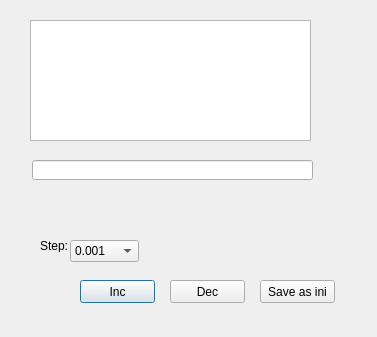
<?xml version="1.0" encoding="UTF-8"?>
<ui version="4.0">
 <class>FixParameterDialog</class>
 <widget class="QDialog" name="FixParameterDialog">
  <property name="geometry">
   <rect>
    <x>0</x>
    <y>0</y>
    <width>377</width>
    <height>337</height>
   </rect>
  </property>
  <property name="windowTitle">
   <string>Dialog</string>
  </property>
  <widget class="QPushButton" name="pushButtonInc">
   <property name="geometry">
    <rect>
     <x>80</x>
     <y>280</y>
     <width>75</width>
     <height>23</height>
    </rect>
   </property>
   <property name="text">
    <string>Inc</string>
   </property>
   <property name="shortcut">
    <string>Up</string>
   </property>
  </widget>
  <widget class="QPushButton" name="pushButtonDec">
   <property name="geometry">
    <rect>
     <x>170</x>
     <y>280</y>
     <width>75</width>
     <height>23</height>
    </rect>
   </property>
   <property name="text">
    <string>Dec</string>
   </property>
   <property name="shortcut">
    <string>Down</string>
   </property>
  </widget>
  <widget class="QLabel" name="label">
   <property name="geometry">
    <rect>
     <x>40</x>
     <y>240</y>
     <width>54</width>
     <height>12</height>
    </rect>
   </property>
   <property name="text">
    <string>Step:</string>
   </property>
  </widget>
  <widget class="QComboBox" name="comboBoxStep">
   <property name="geometry">
    <rect>
     <x>70</x>
     <y>240</y>
     <width>69</width>
     <height>22</height>
    </rect>
   </property>
   <item>
    <property name="text">
     <string>0.001</string>
    </property>
   </item>
   <item>
    <property name="text">
     <string>0.01</string>
    </property>
   </item>
   <item>
    <property name="text">
     <string>0.1</string>
    </property>
   </item>
  </widget>
  <widget class="QTableView" name="tableViewParameterInfo">
   <property name="geometry">
    <rect>
     <x>30</x>
     <y>20</y>
     <width>281</width>
     <height>121</height>
    </rect>
   </property>
   <property name="verticalScrollBarPolicy">
    <enum>Qt::ScrollBarAlwaysOff</enum>
   </property>
   <property name="horizontalScrollBarPolicy">
    <enum>Qt::ScrollBarAlwaysOff</enum>
   </property>
   <property name="sizeAdjustPolicy">
    <enum>QAbstractScrollArea::AdjustIgnored</enum>
   </property>
   <property name="editTriggers">
    <set>QAbstractItemView::NoEditTriggers</set>
   </property>
   <property name="selectionMode">
    <enum>QAbstractItemView::NoSelection</enum>
   </property>
   <property name="showGrid">
    <bool>true</bool>
   </property>
   <property name="gridStyle">
    <enum>Qt::NoPen</enum>
   </property>
   <property name="wordWrap">
    <bool>false</bool>
   </property>
   <attribute name="horizontalHeaderHighlightSections">
    <bool>false</bool>
   </attribute>
   <attribute name="horizontalHeaderStretchLastSection">
    <bool>true</bool>
   </attribute>
   <attribute name="verticalHeaderVisible">
    <bool>false</bool>
   </attribute>
   <attribute name="verticalHeaderHighlightSections">
    <bool>false</bool>
   </attribute>
  </widget>
  <widget class="QLineEdit" name="lineEditAdjustInfo">
   <property name="geometry">
    <rect>
     <x>32</x>
     <y>160</y>
     <width>281</width>
     <height>20</height>
    </rect>
   </property>
   <property name="readOnly">
    <bool>true</bool>
   </property>
  </widget>
  <widget class="QPushButton" name="pushButtonSaveAsIni">
   <property name="geometry">
    <rect>
     <x>260</x>
     <y>280</y>
     <width>75</width>
     <height>23</height>
    </rect>
   </property>
   <property name="text">
    <string>Save as ini</string>
   </property>
  </widget>
 </widget>
 <resources/>
 <connections/>
</ui>
